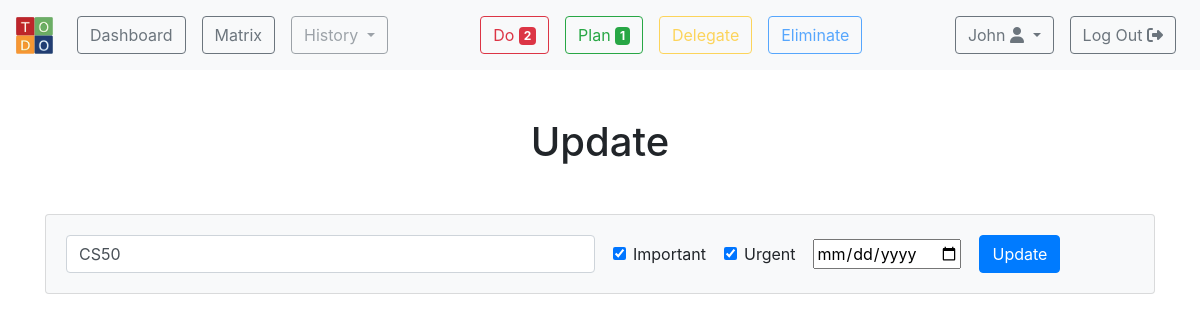
/update/1 (signed in), run on the app's committed database.
### db.py (models this page shows, shortened)
class Todo(db.Model):
    id = db.Column(db.Integer, primary_key=True)
    content = db.Column(db.String(120), nullable=False)
    important = db.Column(db.Boolean, nullable=False)
    urgent = db.Column(db.Boolean, nullable=False)
    overdue = db.Column(db.Boolean, default=False)
    done = db.Column(db.Boolean, default=False)
    deleted = db.Column(db.Boolean, default=False)
    due = db.Column(db.Date)
    archived = db.Column(db.DateTime)
    created = db.Column(db.DateTime, nullable=False, default=datetime.utcnow)
    user_id = db.Column(db.Integer, db.ForeignKey('user.id'), nullable=False)

### app.py (the view, shortened to what this page needs)
@app.route("/update/<int:id>", methods=["GET", "POST"])
@login_required
def update(id):
    todo_to_update = Todo.query.get_or_404(id)
    if request.method == "GET":
        return render_template("update.html", todo=todo_to_update, filter=filter)

### helpers.py (called while the page is built)
def dates():
    user_id = session["user_id"]
    todos = Todo.query.filter(Todo.user_id == user_id, Todo.due != None).all()
    for todo in todos:
        if (todo.due - date.today()) <= timedelta(days=1):
            todo.urgent = True
        if (todo.due - date.today()) < timedelta(days=0):
            todo.important = True
            todo.overdue = True
        else:
            todo.overdue = False
    db.session.commit()

def login_required(f):
    @wraps(f)
    def decorated_function(*args, **kwargs):
        if "user_id" not in session:
            return redirect("/login")
        dates()
        count()
        return f(*args, **kwargs)
    return decorated_function

### templates/update.html (shortened to what this page needs)
{% extends "layout.html" %}
{% block main %}
    <h1 class="text-center mb-5">Update</h1>
    <div class="card mb-5 bg-light">
        <div class="card-body">
            <form action="/update/{{ todo.id }}" method="post">
                <div class="form-row align-items-center">
                    <div class="col-6 mr-2">
                        <input
                                class="form-control"
                                type="text"
                                name="content"
                                value="{{ todo.content }}"
                        >
                    </div>
                    <div class="col-auto mr-2">
                        <div class="form-check">
                            <input
                                    class="form-check-input"
                                    type="checkbox"
                                    name="important"
                                    id="important"
                                    {% if todo.important %}checked{% endif %}
                            >
                            <label class="form-check-label" for="important">
                                Important
                            </label>
                        </div>
                    </div>
                    <div class="col-auto mr-2">
                        <div class="form-check">
                            <input
                                    class="form-check-input"
                                    type="checkbox"
                                    name="urgent"
                                    id="urgent"
                                    {% if todo.urgent %}checked{% endif %}
                            >
                            <label class="form-check-label" for="urgent">
                                Urgent
                            </label>
                        </div>
                    </div>
                    <div class="col-auto mr-2">
                        <input
                                type="date"
                                name="due"
                                value="{{ todo.due }}"
                        >
                    </div>
                    <div class="col-auto mr-2">
                        <button type="submit" class="btn btn-primary">Update</button>
                    </div>
                </div>
            </form>
        </div>
    </div>
{% endblock %}

### data on the page
Todo: content "CS50", important "☑", urgent "☑"

### other printed values
{{ session.do }} "2"
{{ session.plan }} "1"
{{ session["username"] }} "John"
